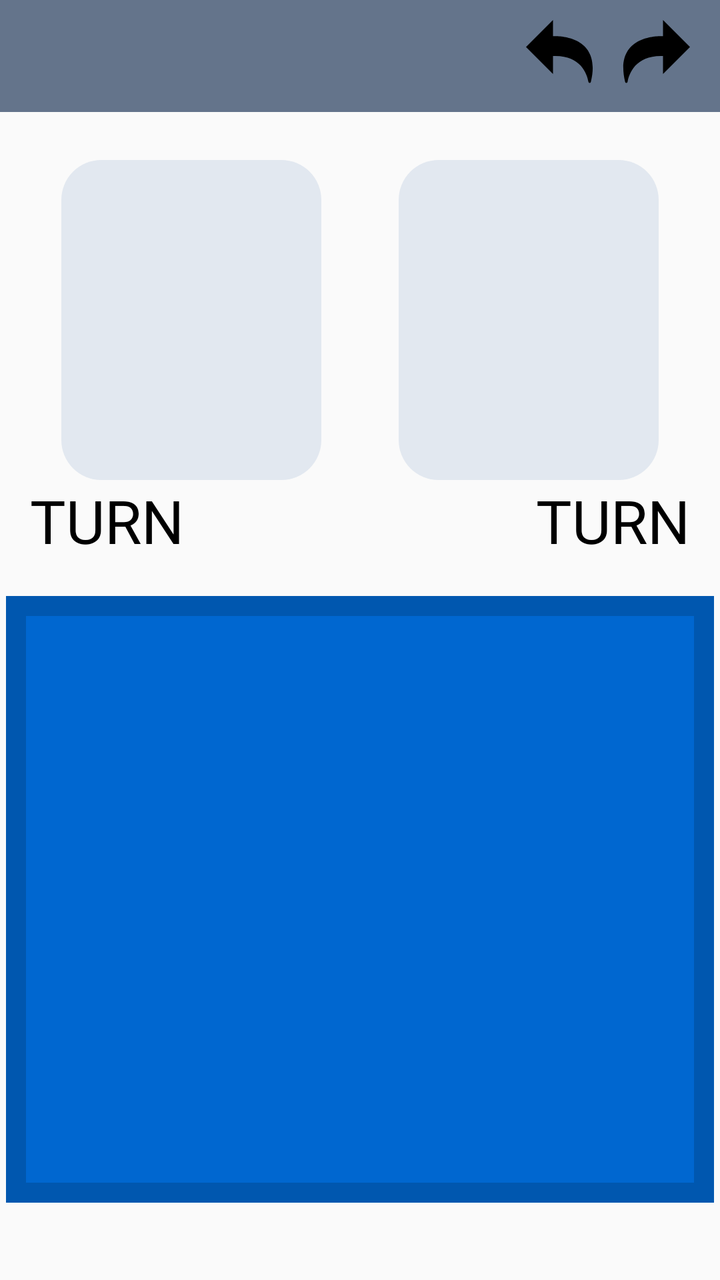
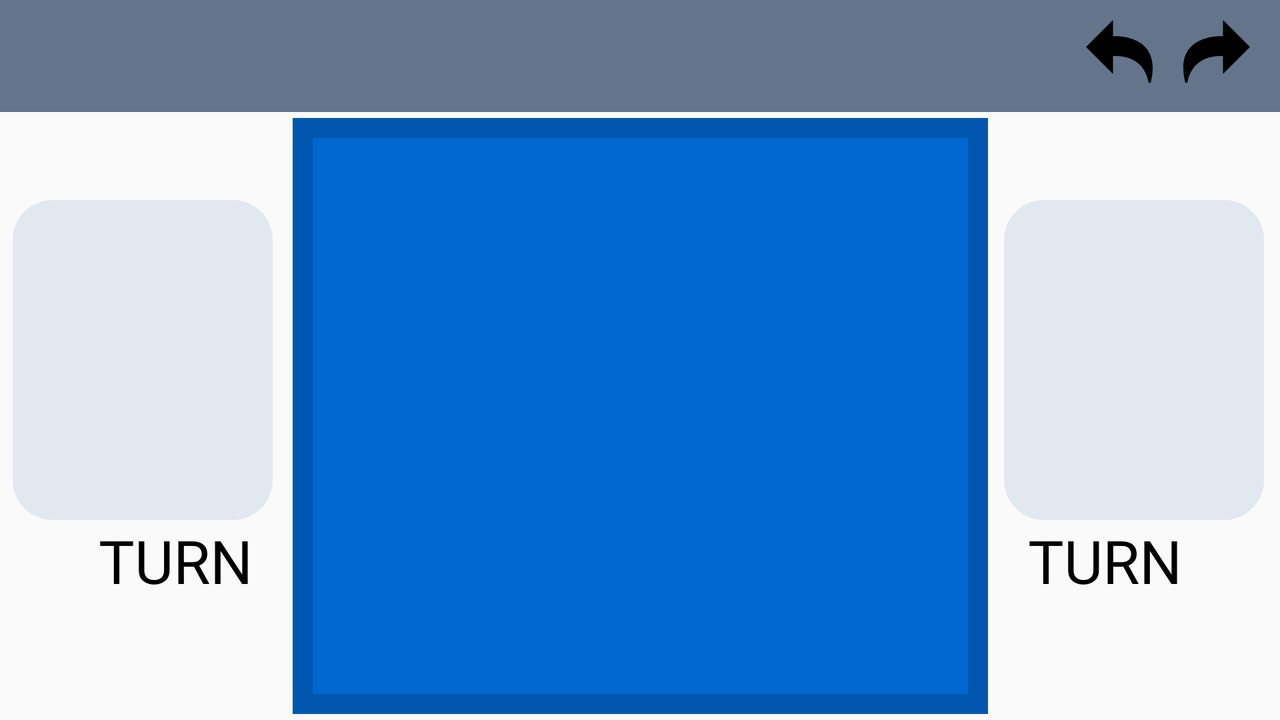

The same Android screen from two of the app's own layout files: first res/layout/ as a phone draws it, then the repository's variant for another configuration, drawn on a device whose configuration selects that folder. Both files follow.
<!-- AndroidManifest.xml: application theme Theme.ConnectFourGame -->
<!-- res/layout/game_board.xml -->
<?xml version="1.0" encoding="utf-8"?>
<androidx.constraintlayout.widget.ConstraintLayout xmlns:android="http://schemas.android.com/apk/res/android"
    xmlns:app="http://schemas.android.com/apk/res-auto"
    xmlns:tools="http://schemas.android.com/tools"
    android:layout_width="match_parent"
    android:layout_height="match_parent"
    tools:context=".activities.GameActivity">

    <LinearLayout
        app:layout_constraintTop_toTopOf="parent"
        android:background="#64748b"
        android:padding="10dp"
        android:id="@+id/game_toolbar"
        android:orientation="horizontal"
        android:layout_width="match_parent"
        android:layout_height="wrap_content" >

        <ImageView
            android:id="@+id/menu_button"
            android:background="@drawable/menu"
            android:layout_marginHorizontal="10dp"
            android:layout_width="36dp"
            android:layout_height="36dp" />
        <ImageView
            android:src="@drawable/connect4_game_logo"
            android:layout_width="0dp"
            android:layout_weight="1.0"
            android:layout_height="match_parent" />
        <ImageView
            android:id="@+id/undo_button"
            android:layout_marginHorizontal="5dp"
            android:background="@drawable/undo"
            android:layout_width="36dp"
            android:layout_height="36dp" />
        <ImageView
            android:id="@+id/redo_button"
            android:layout_marginHorizontal="5dp"
            android:background="@drawable/redo"
            android:layout_width="36dp"
            android:layout_height="36dp" />
    </LinearLayout>

    <GridLayout
        android:id="@+id/gameGrid"
        android:layout_width="0dp"
        android:layout_height="0dp"
        android:layout_marginHorizontal="3dp"
        android:alignmentMode="alignMargins"
        android:background="@drawable/game_board"
        android:padding="16dp"
        app:layout_constraintBottom_toBottomOf="parent"
        app:layout_constraintDimensionRatio="H, 7:6"
        app:layout_constraintEnd_toEndOf="parent"
        app:layout_constraintHorizontal_bias="0.0"
        app:layout_constraintStart_toStartOf="parent"
        app:layout_constraintTop_toBottomOf="@id/player_container"
        app:layout_constraintVertical_bias="0.6" />

    <TextView
        android:id="@+id/player1_turn"
        android:text="@string/text_turn"
        android:textSize="30sp"
        android:layout_marginStart="15dp"
        app:layout_constraintStart_toStartOf="parent"
        app:layout_constraintTop_toBottomOf="@id/player_container"
        android:fontFamily="@font/heading1"
        android:textColor="@color/black"
        android:layout_width="wrap_content"
        android:layout_height="wrap_content" />
    <TextView
        android:id="@+id/player2_turn"
        android:text="@string/text_turn"
        android:textSize="30sp"
        android:layout_marginEnd="15dp"
        app:layout_constraintEnd_toEndOf="parent"
        app:layout_constraintTop_toBottomOf="@id/player_container"
        android:fontFamily="@font/heading1"
        android:textColor="@color/black"
        android:layout_width="wrap_content"
        android:layout_height="wrap_content" />

    <androidx.constraintlayout.widget.ConstraintLayout
        android:id="@+id/player_container"
        android:layout_width="match_parent"
        android:layout_height="wrap_content"
        android:layout_marginTop="24dp"
        app:layout_constraintEnd_toEndOf="parent"
        app:layout_constraintStart_toStartOf="parent"
        app:layout_constraintTop_toBottomOf="@+id/game_toolbar">

        <LinearLayout
            android:id="@+id/player1_container"
            android:layout_width="wrap_content"
            android:layout_height="wrap_content"
            android:minWidth="105dp"
            android:minHeight="160dp"
            android:layout_marginHorizontal="8dp"
            android:gravity="center"
            android:background="@drawable/section_card"
            android:orientation="vertical"
            app:layout_constraintBottom_toBottomOf="parent"
            app:layout_constraintEnd_toStartOf="@id/player2_container"
            app:layout_constraintStart_toStartOf="parent"
            app:layout_constraintTop_toTopOf="parent">

            <ImageView
                android:id="@+id/player1_avatar"
                android:layout_width="80dp"
                android:layout_height="80dp"
                android:layout_gravity="center" />

            <TextView
                android:id="@+id/player1_name"
                android:layout_width="wrap_content"
                android:layout_height="wrap_content"
                android:layout_gravity="center"
                android:ellipsize="end"
                android:fontFamily="@font/poppins_semibold"
                android:gravity="center"
                android:maxWidth="120dp"
                android:maxLines="1"
                android:textColor="@color/black"
                android:textSize="18sp" />
        </LinearLayout>

        <LinearLayout
            android:id="@+id/player2_container"
            android:layout_width="wrap_content"
            android:layout_height="wrap_content"
            android:minWidth="105dp"
            android:minHeight="160dp"
            android:layout_marginHorizontal="8dp"
            android:gravity="center"
            android:background="@drawable/section_card"
            android:orientation="vertical"
            app:layout_constraintBottom_toBottomOf="parent"
            app:layout_constraintEnd_toEndOf="parent"
            app:layout_constraintStart_toEndOf="@id/player1_container"
            app:layout_constraintTop_toTopOf="parent">

            <ImageView
                android:id="@+id/player2_avatar"
                android:layout_width="80dp"
                android:layout_height="80dp"
                android:layout_gravity="center" />

            <TextView
                android:id="@+id/player2_name"
                android:layout_width="wrap_content"
                android:layout_height="wrap_content"
                android:layout_gravity="center"
                android:ellipsize="end"
                android:fontFamily="@font/poppins_semibold"
                android:gravity="center"
                android:maxWidth="120dp"
                android:maxLines="1"
                android:textColor="@color/black"
                android:textSize="18sp" />
        </LinearLayout>
    </androidx.constraintlayout.widget.ConstraintLayout>
    <LinearLayout
        android:id="@+id/menu_container"
        android:layout_width="match_parent"
        android:layout_height="match_parent"
        android:background="@drawable/section_card"
        android:layout_margin="20dp"
        android:gravity="center"
        android:visibility="gone"
        android:orientation="vertical"
        app:layout_constraintTop_toTopOf="parent"
        app:layout_constraintBottom_toBottomOf="parent"
        app:layout_constraintStart_toStartOf="parent"
        app:layout_constraintEnd_toEndOf="parent" >

        <androidx.fragment.app.FragmentContainerView
            android:id="@+id/grid_dimension_fragment"
            android:backgroundTint="@color/slate_light"
            android:layout_width="match_parent"
            android:layout_height="wrap_content"
            android:name="com.group_name.connectfourgame.fragments.GridDimensionFragment"
            app:layout_constraintTop_toBottomOf="@+id/back_button"
            app:layout_constraintBottom_toTopOf="@+id/pick_user_container"
            app:layout_constraintStart_toStartOf="parent"
            app:layout_constraintEnd_toEndOf="parent" />
        <TextView
            android:id="@+id/menu_reset_game"
            android:textSize="40sp"
            android:layout_marginVertical="10dp"
            android:textColor="@color/black"
            android:fontFamily="@font/heading1"
            android:text="@string/text_reset_game"
            android:layout_width="wrap_content"
            android:layout_height="wrap_content" />
        <TextView
            android:id="@+id/menu_resume"
            android:textSize="40sp"
            android:layout_marginVertical="10dp"
            android:textColor="@color/black"
            android:fontFamily="@font/heading1"
            android:text="@string/text_resume"
            android:layout_width="wrap_content"
            android:layout_height="wrap_content" />
        <TextView
            android:id="@+id/menu_exit"
            android:textSize="40sp"
            android:layout_marginVertical="10dp"
            android:textColor="@color/black"
            android:fontFamily="@font/heading1"
            android:text="@string/text_exit"
            android:layout_width="wrap_content"
            android:layout_height="wrap_content" />
    </LinearLayout>
    <androidx.constraintlayout.widget.ConstraintLayout
        android:layout_margin="10dp"
        android:visibility="gone"
        android:id="@+id/game_over_popup"
        android:background="@drawable/section_card"
        android:layout_width="match_parent"
        android:layout_height="match_parent" >

        <androidx.constraintlayout.widget.Guideline
            android:id="@+id/guideline2"
            android:layout_width="wrap_content"
            android:layout_height="wrap_content"
            android:orientation="horizontal"
            app:layout_constraintGuide_percent="0.6" />
        <androidx.constraintlayout.widget.Guideline
            android:id="@+id/guideline1"
            android:layout_width="wrap_content"
            android:layout_height="wrap_content"
            android:orientation="horizontal"
            app:layout_constraintGuide_percent="0.1" />

        <TextView
            android:text="@string/text_winner"
            android:id="@+id/congratulation_text"
            android:fontFamily="@font/heading1"
            android:textColor="@color/black"
            android:gravity="center"
            android:textSize="25sp"
            android:layout_marginBottom="10dp"
            app:layout_constraintEnd_toEndOf="parent"
            app:layout_constraintStart_toStartOf="parent"
            app:layout_constraintBottom_toTopOf="@id/winner_container"
            android:layout_width="wrap_content"
            android:layout_height="wrap_content" />
        <LinearLayout
            android:id="@+id/winner_container"
            android:layout_width="wrap_content"
            android:layout_height="wrap_content"
            android:minHeight="160dp"
            android:layout_marginHorizontal="8dp"
            android:background="@drawable/section_card"
            android:orientation="vertical"
            app:layout_constraintBottom_toBottomOf="@id/guideline2"
            app:layout_constraintEnd_toEndOf="parent"
            app:layout_constraintStart_toStartOf="parent"
            app:layout_constraintTop_toTopOf="@id/guideline1">

            <ImageView
                android:id="@+id/winner_avatar"
                android:layout_width="80dp"
                android:layout_height="80dp"
                android:layout_gravity="center" />

            <TextView
                android:id="@+id/winner_name"
                android:layout_width="wrap_content"
                android:layout_height="wrap_content"
                android:layout_gravity="center"
                android:ellipsize="end"
                android:fontFamily="@font/poppins_semibold"
                android:gravity="center"
                android:maxWidth="120dp"
                android:maxLines="1"
                android:textColor="@color/black"
                android:textSize="18sp" />
        </LinearLayout>
        <TextView
            android:id="@+id/play_again_option"
            android:text="@string/text_play_again"
            android:fontFamily="@font/heading1"
            android:textColor="@color/black"
            android:gravity="center"
            android:textSize="40sp"
            android:layout_marginBottom="10dp"
            app:layout_constraintEnd_toEndOf="parent"
            app:layout_constraintStart_toStartOf="parent"
            app:layout_constraintTop_toTopOf="@id/guideline2"
            app:layout_constraintBottom_toTopOf="@id/see_board_option"
            android:layout_width="wrap_content"
            android:layout_height="wrap_content" />
        <TextView
            android:id="@+id/see_board_option"
            android:text="@string/text_see_board"
            android:fontFamily="@font/heading1"
            android:textColor="@color/black"
            android:gravity="center"
            android:textSize="40sp"
            android:layout_marginBottom="10dp"
            app:layout_constraintEnd_toEndOf="parent"
            app:layout_constraintStart_toStartOf="parent"
            app:layout_constraintTop_toBottomOf="@id/play_again_option"
            app:layout_constraintBottom_toTopOf="@id/exit_option"
            android:layout_width="wrap_content"
            android:layout_height="wrap_content" />
        <TextView
            android:id="@+id/exit_option"
            android:text="@string/text_exit"
            android:fontFamily="@font/heading1"
            android:textColor="@color/black"
            android:gravity="center"
            android:textSize="40sp"
            android:layout_marginBottom="10dp"
            app:layout_constraintTop_toBottomOf="@id/play_again_option"
            app:layout_constraintEnd_toEndOf="parent"
            app:layout_constraintStart_toStartOf="parent"
            app:layout_constraintBottom_toBottomOf="parent"
            android:layout_width="wrap_content"
            android:layout_height="wrap_content" />
    </androidx.constraintlayout.widget.ConstraintLayout>
</androidx.constraintlayout.widget.ConstraintLayout>
<!-- resources referenced by this layout -->
<resources>
  <color name="black">#FF000000</color>
  <color name="slate_light">#F8FAFC</color>
  <!-- drawable game_board (drawable) -->
  <shape xmlns:android="http://schemas.android.com/apk/res/android">
      <solid android:color="@color/gridBackground" />
      <stroke android:width="10dp" android:color="@color/gridBorder"/>
  </shape>
  <!-- drawable redo (drawable) -->
  <vector xmlns:android="http://schemas.android.com/apk/res/android" android:height="36dp" android:viewportHeight="16" android:viewportWidth="16" android:width="36dp">
        
      <path android:fillColor="#000000" android:pathData="M16,6 L10,0V3.6S-1.08,2.86 1.59,13.78a0.27,0.27 0,0 0,0.53 0c0.35,-2 1.9,-6 7.88,-5.77v4Z"/>
      
  </vector>
  <!-- drawable section_card (drawable) -->
  <?xml version="1.0" encoding="utf-8"?>
  <shape xmlns:android="http://schemas.android.com/apk/res/android">
      <solid android:color="#E2E8F0" />
      <corners android:radius="20dp" />
      <padding
          android:left="25dp"
          android:top="25dp"
          android:right="25dp"
          android:bottom="25dp" />
  </shape>
  <!-- drawable undo (drawable) -->
  <vector xmlns:android="http://schemas.android.com/apk/res/android"
      android:width="48dp"
      android:height="48dp"
      android:viewportWidth="16"
      android:viewportHeight="16">
    <path
        android:pathData="M6,3.6V0L0,6l6,6V8c6,-0.27 7.53,3.76 7.88,5.77a0.27,0.27 0,0 0,0.53 0C17.08,2.86 6,3.6 6,3.6Z"
        android:fillColor="#000000"/>
  </vector>
  <string name="text_exit">Exit</string>
  <string name="text_play_again">Play Again</string>
  <string name="text_reset_game">Reset Game</string>
  <string name="text_resume">Resume</string>
  <string name="text_see_board">See Board</string>
  <string name="text_turn">TURN</string>
  <string name="text_winner">Congratulations!\nWinner</string>
  <style name="Theme.ConnectFourGame" parent="Theme.AppCompat.Light.DarkActionBar">
      </style>
  <color name="gridBackground">#0067d0</color>
  <color name="gridBorder">#0057AF</color>
</resources>
<!-- res/layout-land/game_board.xml (the repository's variant of the layout above) -->
<!-- drawn on the phone turned sideways -->
<?xml version="1.0" encoding="utf-8"?>
<androidx.constraintlayout.widget.ConstraintLayout xmlns:android="http://schemas.android.com/apk/res/android"
    xmlns:app="http://schemas.android.com/apk/res-auto"
    xmlns:tools="http://schemas.android.com/tools"
    android:layout_width="match_parent"
    android:layout_height="match_parent"
    tools:context=".activities.GameActivity">

    <LinearLayout
        app:layout_constraintTop_toTopOf="parent"
        android:background="#64748b"
        android:padding="10dp"
        android:id="@+id/game_toolbar"
        android:orientation="horizontal"
        android:layout_width="match_parent"
        android:layout_height="wrap_content" >

        <ImageView
            android:id="@+id/menu_button"
            android:background="@drawable/menu"
            android:layout_marginHorizontal="10dp"
            android:layout_width="36dp"
            android:layout_height="36dp" />
        <ImageView
            android:src="@drawable/connect4_game_logo"
            android:layout_width="0dp"
            android:layout_weight="1.0"
            android:layout_height="match_parent" />
        <ImageView
            android:id="@+id/undo_button"
            android:layout_marginHorizontal="5dp"
            android:background="@drawable/undo"
            android:layout_width="36dp"
            android:layout_height="36dp" />
        <ImageView
            android:id="@+id/redo_button"
            android:layout_marginHorizontal="5dp"
            android:background="@drawable/redo"
            android:layout_width="36dp"
            android:layout_height="36dp" />
    </LinearLayout>

    <GridLayout
        android:id="@+id/gameGrid"
        android:layout_marginVertical="3dp"
        android:layout_width="0dp"
        android:layout_height="0dp"
        app:layout_constraintDimensionRatio="W, 7:6"
        android:alignmentMode="alignMargins"
        android:background="@drawable/game_board"
        android:padding="16dp"
        app:layout_constraintTop_toBottomOf="@id/game_toolbar"
        app:layout_constraintBottom_toBottomOf="parent"
        app:layout_constraintEnd_toEndOf="parent"
        app:layout_constraintStart_toStartOf="parent" />

    <LinearLayout
        app:layout_constraintTop_toTopOf="parent"
        app:layout_constraintBottom_toBottomOf="parent"
        app:layout_constraintEnd_toStartOf="@id/gameGrid"
        android:background="@drawable/section_card"
        android:layout_marginHorizontal="10dp"
        android:id="@+id/player1_container"
        android:gravity="center"
        android:minWidth="105dp"
        android:minHeight="160dp"
        android:orientation="vertical"
        android:layout_width="wrap_content"
        android:layout_height="wrap_content" >
        <ImageView
            android:id="@+id/player1_avatar"
            android:layout_gravity="center"
            android:layout_width="80dp"
            android:layout_height="80dp" />
        <TextView
            android:id="@+id/player1_name"
            android:gravity="center"
            android:layout_gravity="center"
            android:fontFamily="@font/poppins_semibold"
            android:textColor="@color/black"
            android:textSize="18sp"
            android:ellipsize="end"
            android:maxLines="1"
            android:maxWidth="120dp"
            android:layout_width="wrap_content"
            android:layout_height="wrap_content" />
    </LinearLayout>

    <LinearLayout
        app:layout_constraintTop_toTopOf="parent"
        android:layout_marginHorizontal="8dp"
        app:layout_constraintBottom_toBottomOf="parent"
        android:background="@drawable/section_card"
        app:layout_constraintStart_toEndOf="@id/gameGrid"
        android:id="@+id/player2_container"
        android:gravity="center"
        android:minWidth="105dp"
        android:minHeight="160dp"
        android:orientation="vertical"
        android:layout_width="wrap_content"
        android:layout_height="wrap_content" >
        <ImageView
            android:id="@+id/player2_avatar"
            android:layout_gravity="center"
            android:layout_width="80dp"
            android:layout_height="80dp" />
        <TextView
            android:id="@+id/player2_name"
            android:gravity="center"
            android:layout_gravity="center"
            android:fontFamily="@font/poppins_semibold"
            android:textColor="@color/black"
            android:textSize="18sp"
            android:ellipsize="end"
            android:maxLines="1"
            android:maxWidth="120dp"
            android:layout_width="wrap_content"
            android:layout_height="wrap_content" />
    </LinearLayout>

    <TextView
        android:id="@+id/player1_turn"
        android:text="@string/text_turn"
        android:textSize="30sp"
        android:layout_marginStart="15dp"
        app:layout_constraintEnd_toStartOf="@id/gameGrid"
        android:layout_marginEnd="20dp"
        app:layout_constraintTop_toBottomOf="@id/player1_container"
        android:fontFamily="@font/heading1"
        android:textColor="@color/black"
        android:layout_width="wrap_content"
        android:layout_height="wrap_content" />
    <TextView
        android:id="@+id/player2_turn"
        android:text="@string/text_turn"
        android:textSize="30sp"
        android:layout_marginStart="20dp"
        app:layout_constraintStart_toEndOf="@id/gameGrid"
        app:layout_constraintTop_toBottomOf="@id/player2_container"
        android:fontFamily="@font/heading1"
        android:textColor="@color/black"
        android:layout_width="wrap_content"
        android:layout_height="wrap_content" />

    <androidx.constraintlayout.widget.ConstraintLayout
        android:id="@+id/game_over_popup"
        android:layout_margin="10dp"
        android:visibility="gone"
        android:background="@drawable/section_card"
        android:layout_width="match_parent"
        android:layout_height="match_parent" >

        <TextView
            android:id="@+id/congratulation_text"
            android:text="@string/text_winner"
            android:fontFamily="@font/heading1"
            android:textColor="@color/black"
            android:gravity="center"
            android:textSize="25sp"
            android:layout_marginBottom="10dp"
            app:layout_constraintEnd_toStartOf="@id/after_game_options"
            app:layout_constraintStart_toStartOf="parent"
            app:layout_constraintBottom_toTopOf="@id/winner_container"
            android:layout_width="wrap_content"
            android:layout_height="wrap_content" />

        <LinearLayout
            android:id="@+id/winner_container"
            android:layout_width="wrap_content"
            android:layout_height="wrap_content"
            android:layout_marginHorizontal="8dp"
            android:background="@drawable/section_card"
            android:minHeight="160dp"
            android:orientation="vertical"
            app:layout_constraintBottom_toBottomOf="parent"
            app:layout_constraintEnd_toStartOf="@id/after_game_options"
            app:layout_constraintStart_toStartOf="parent"
            app:layout_constraintTop_toTopOf="parent"
            app:layout_constraintVertical_bias="0.75">

            <ImageView
                android:id="@+id/winner_avatar"
                android:layout_width="80dp"
                android:layout_height="80dp"
                android:layout_gravity="center" />

            <TextView
                android:id="@+id/winner_name"
                android:layout_width="wrap_content"
                android:layout_height="wrap_content"
                android:layout_gravity="center"
                android:ellipsize="end"
                android:fontFamily="@font/poppins_semibold"
                android:gravity="center"
                android:maxWidth="120dp"
                android:maxLines="1"
                android:textColor="@color/black"
                android:textSize="18sp" />
        </LinearLayout>
        <LinearLayout
            android:id="@+id/after_game_options"
            android:orientation="vertical"
            android:gravity="center"
            app:layout_constraintStart_toEndOf="@id/congratulation_text"
            app:layout_constraintEnd_toEndOf="parent"
            app:layout_constraintTop_toTopOf="parent"
            app:layout_constraintBottom_toBottomOf="parent"
            android:layout_width="wrap_content"
            android:layout_height="wrap_content" >

            <TextView
                android:id="@+id/play_again_option"
                android:text="@string/text_play_again"
                android:fontFamily="@font/heading1"
                android:textColor="@color/black"
                android:gravity="center"
                android:textSize="40sp"
                android:layout_marginBottom="10dp"
                android:layout_width="wrap_content"
                android:layout_height="wrap_content" />
            <TextView
                android:id="@+id/see_board_option"
                android:text="@string/text_see_board"
                android:fontFamily="@font/heading1"
                android:textColor="@color/black"
                android:gravity="center"
                android:textSize="40sp"
                android:layout_marginBottom="10dp"
                android:layout_width="wrap_content"
                android:layout_height="wrap_content" />
            <TextView
                android:id="@+id/exit_option"
                android:text="@string/text_exit"
                android:fontFamily="@font/heading1"
                android:textColor="@color/black"
                android:gravity="center"
                android:textSize="40sp"
                android:layout_marginBottom="10dp"
                android:layout_width="wrap_content"
                android:layout_height="wrap_content" />
        </LinearLayout>
    </androidx.constraintlayout.widget.ConstraintLayout>

    <androidx.constraintlayout.widget.ConstraintLayout
        android:id="@+id/menu_container"
        android:layout_width="match_parent"
        android:layout_height="match_parent"
        android:background="@drawable/section_card"
        android:layout_margin="20dp"
        android:visibility="gone"
        app:layout_constraintTop_toTopOf="parent"
        app:layout_constraintBottom_toBottomOf="parent"
        app:layout_constraintStart_toStartOf="parent"
        app:layout_constraintEnd_toEndOf="parent" >

        <androidx.fragment.app.FragmentContainerView
            android:id="@+id/grid_dimension_fragment"
            android:layout_width="wrap_content"
            android:layout_height="wrap_content"
            android:backgroundTint="@color/slate_light"
            app:layout_constraintTop_toTopOf="parent"
            app:layout_constraintBottom_toBottomOf="parent"
            app:layout_constraintEnd_toStartOf="@id/menu_options"
            android:name="com.group_name.connectfourgame.fragments.GridDimensionFragment"
            app:layout_constraintStart_toStartOf="parent" />
        <LinearLayout
            android:id="@+id/menu_options"
            android:gravity="center"
            app:layout_constraintTop_toTopOf="parent"
            app:layout_constraintBottom_toBottomOf="parent"
            app:layout_constraintStart_toEndOf="@id/grid_dimension_fragment"
            app:layout_constraintEnd_toEndOf="parent"
            android:orientation="vertical"
            android:layout_width="wrap_content"
            android:layout_height="match_parent">
            <TextView
                android:id="@+id/menu_reset_game"
                android:textSize="40sp"
                android:layout_marginVertical="10dp"
                android:textColor="@color/black"
                android:fontFamily="@font/heading1"
                android:text="@string/text_reset_game"
                android:layout_width="wrap_content"
                android:layout_height="wrap_content" />
            <TextView
                android:id="@+id/menu_resume"
                android:textSize="40sp"
                android:layout_marginVertical="10dp"
                android:textColor="@color/black"
                android:fontFamily="@font/heading1"
                android:text="@string/text_resume"
                android:layout_width="wrap_content"
                android:layout_height="wrap_content" />
            <TextView
                android:id="@+id/menu_exit"
                android:textSize="40sp"
                android:layout_marginVertical="10dp"
                android:textColor="@color/black"
                android:fontFamily="@font/heading1"
                android:text="@string/text_exit"
                android:layout_width="wrap_content"
                android:layout_height="wrap_content" />
        </LinearLayout>
    </androidx.constraintlayout.widget.ConstraintLayout>
</androidx.constraintlayout.widget.ConstraintLayout>
